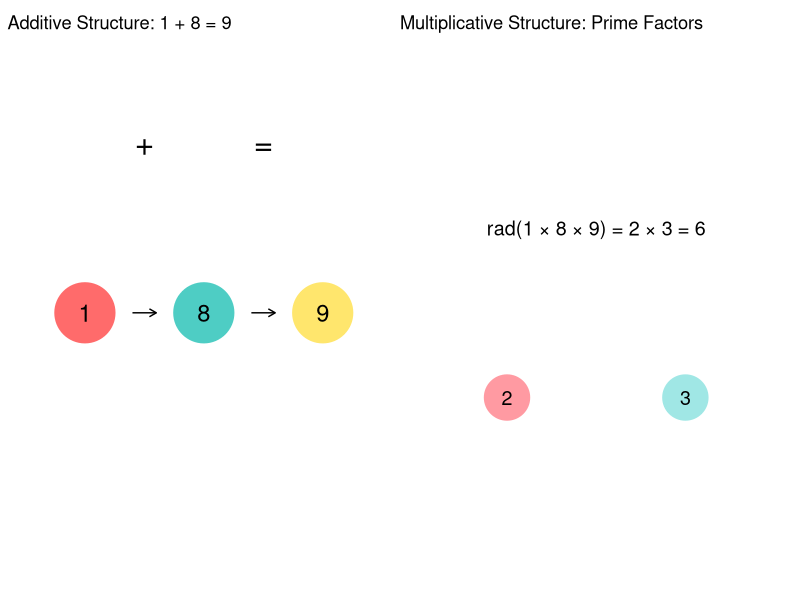
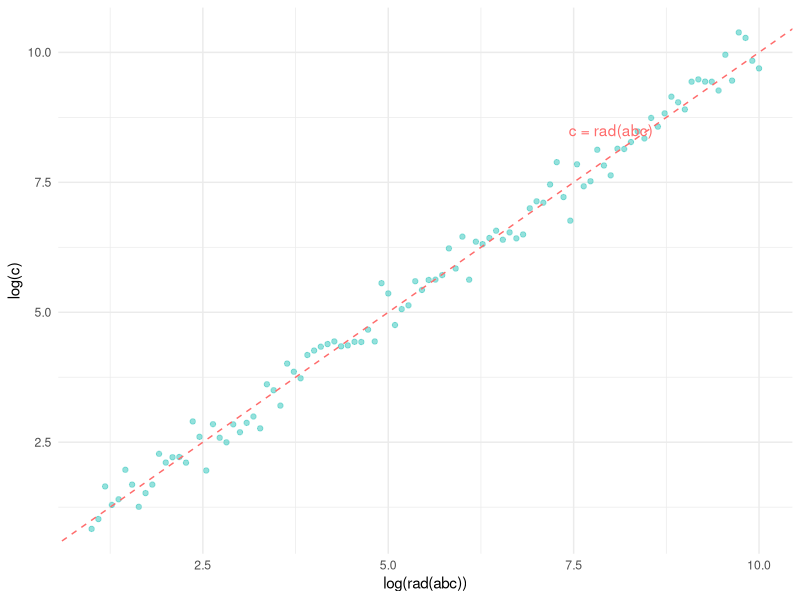
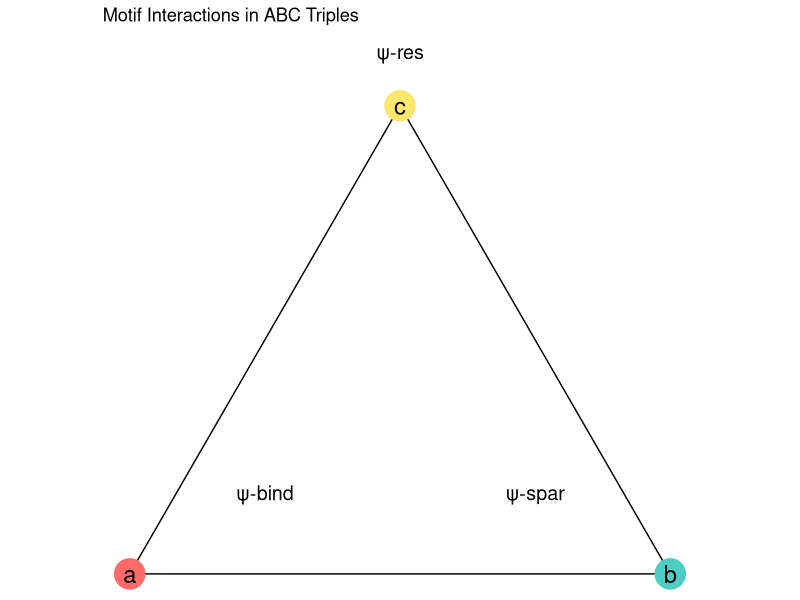
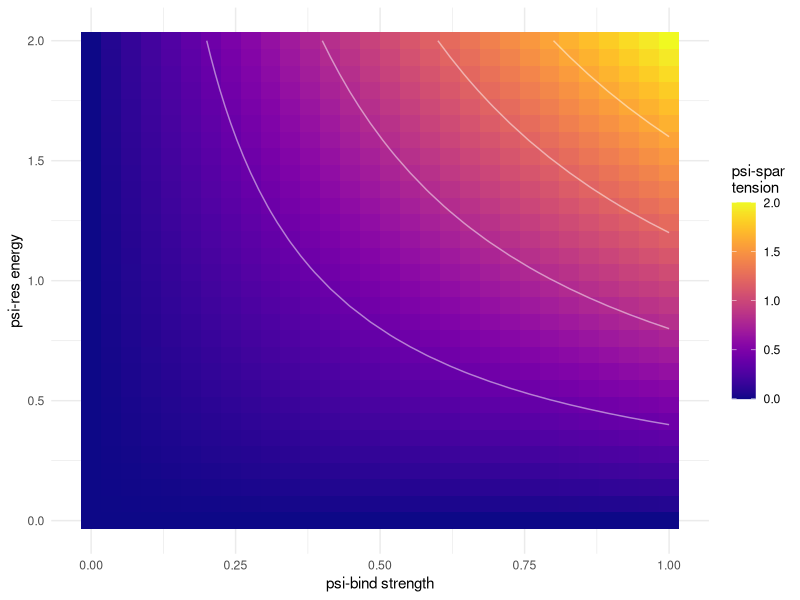
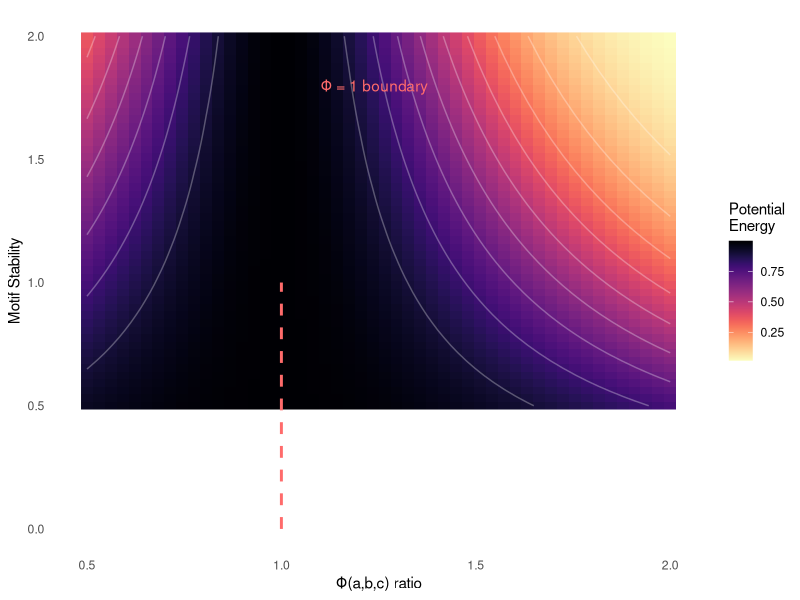
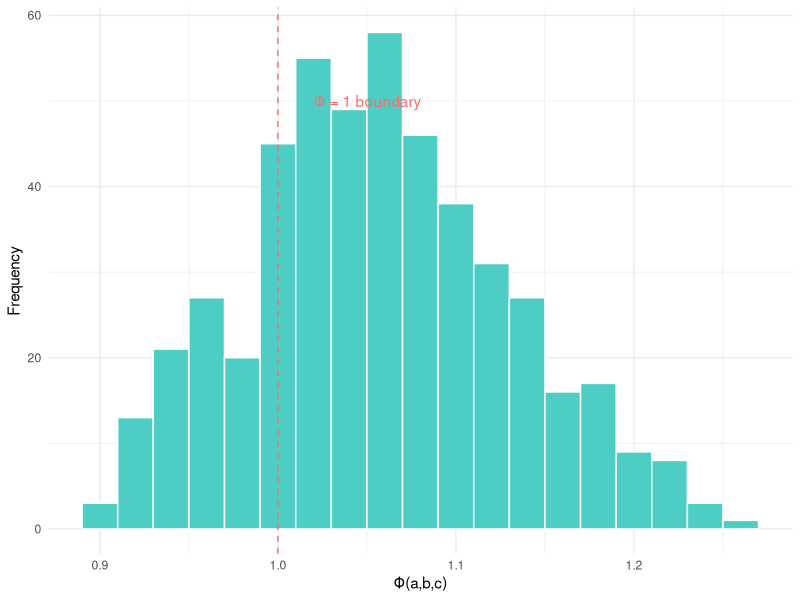
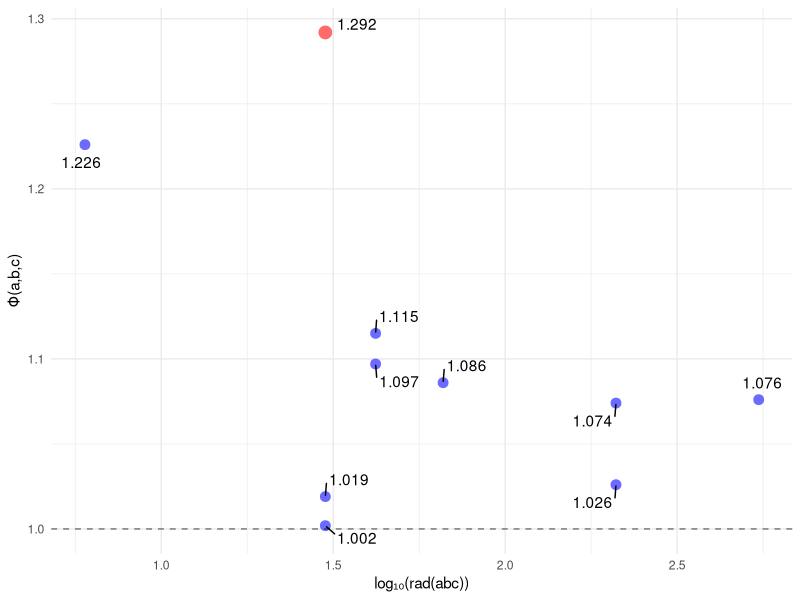
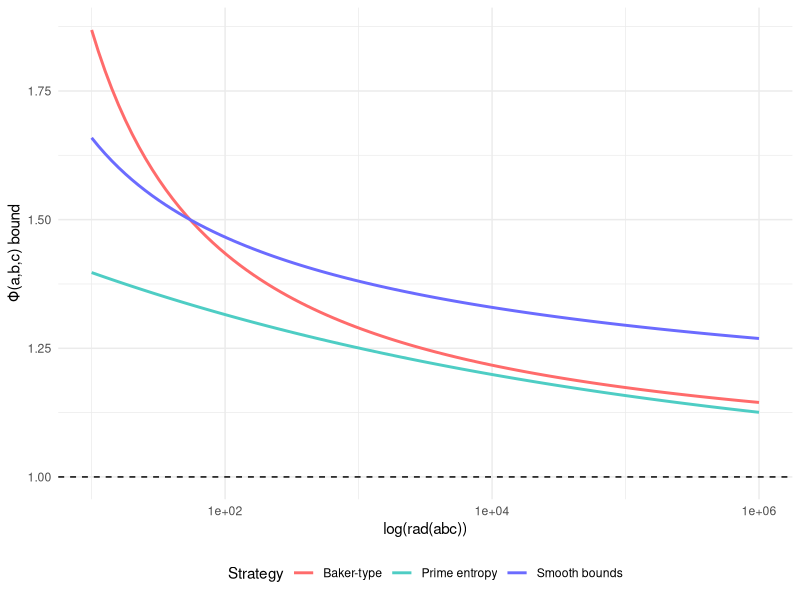

Reproduce these figures in R, in order.
## ---- chunk 1
library(ggplot2)
library(patchwork)

# Left panel: Additive structure (1 + 8 = 9)
additive_plot <- ggplot() +
  annotate("point", x = c(1, 2, 3), y = 1, 
           size = 20, color = c("#FF6B6B", "#4ECDC4", "#FFE66D")) +
  annotate("text", x = c(1, 2, 3), y = 1, 
           label = c("1", "8", "9"), size = 6) +
  annotate("segment", x = 1.4, y = 1, xend = 1.6, yend = 1,
           arrow = arrow(length = unit(0.2, "cm"))) +
  annotate("segment", x = 2.4, y = 1, xend = 2.6, yend = 1,
           arrow = arrow(length = unit(0.2, "cm"))) +
  annotate("text", x = 1.5, y = 1.2, label = "+", size = 8) +
  annotate("text", x = 2.5, y = 1.2, label = "=", size = 8) +
  xlim(0.5, 3.5) + ylim(0.7, 1.3) +
  theme_void() +
  ggtitle("Additive Structure: 1 + 8 = 9")

# Right panel: Multiplicative structure (rad(1×8×9) = 6)
multiplicative_plot <- ggplot() +
  annotate("text", x = 1.5, y = 1.5, 
           label = "rad(1 × 8 × 9) = 2 × 3 = 6", size = 5) +
  annotate("point", x = c(1, 2), y = c(1, 1), 
           size = 15, color = c("#FF9AA2", "#A0E7E5")) +
  annotate("text", x = c(1, 2), y = c(1, 1), 
           label = c("2", "3"), size = 5) +
  xlim(0.5, 2.5) + ylim(0.5, 2) +
  theme_void() +
  ggtitle("Multiplicative Structure: Prime Factors")

# Combine plots
additive_plot + multiplicative_plot
## ---- chunk 2
abc_triples <- data.frame(
  Triple = c("(1, 8, 9)", "(5, 27, 32)", "(1, 80, 81)"),
  Φ = c(1.226, 1.019, 1.292),
  rad_abc = c(6, 30, 30)
)
knitr::kable(abc_triples, 
             caption = "High-quality ABC triples and their Φ-values",
             align = 'c')
## ---- chunk 3
library(ggplot2)

# Create synthetic data
set.seed(123)
df <- data.frame(
  log_rad = seq(1, 10, length.out = 100),
  log_c = seq(1, 10, length.out = 100) + rnorm(100, sd = 0.3)
)

ggplot(df, aes(x = log_rad, y = log_c)) +
  geom_point(color = "#4ECDC4", alpha = 0.6) +
  geom_abline(slope = 1, intercept = 0, linetype = "dashed", color = "#FF6B6B") +
  annotate("text", x = 8, y = 8.5, label = "c = rad(abc)", color = "#FF6B6B") +
  labs(x = "log(rad(abc))", y = "log(c)") +
  theme_minimal()
## ---- chunk 4
library(ggplot2)

# Coordinates for triangle vertices
vertices <- data.frame(
  x = c(0, 1, 0.5),
  y = c(0, 0, sqrt(3)/2),
  label = c("a", "b", "c")
)

# Edge labels
edges <- data.frame(
  x = c(0.25, 0.5, 0.75),
  y = c(0.15, sqrt(3)/2 + 0.1, 0.15),
  label = c("ψ-bind", "ψ-res", "ψ-spar")
)

ggplot() +
  # Draw triangle
  geom_segment(aes(x = 0, y = 0, xend = 1, yend = 0)) +
  geom_segment(aes(x = 0, y = 0, xend = 0.5, yend = sqrt(3)/2)) +
  geom_segment(aes(x = 1, y = 0, xend = 0.5, yend = sqrt(3)/2)) +
  # Add vertices
  geom_point(data = vertices, aes(x, y), size = 10, 
             color = c("#FF6B6B", "#4ECDC4", "#FFE66D")) +
  geom_text(data = vertices, aes(x, y, label = label), size = 6) +
  # Add edge labels
  geom_text(data = edges, aes(x, y, label = label), size = 5) +
  coord_fixed() +
  theme_void() +
  ggtitle("Motif Interactions in ABC Triples")
## ---- chunk 5
library(ggplot2)
library(viridis)

# Create ASCII-only labels to ensure compatibility
psi_labels <- list(
  bind = "psi-bind",
  res = "psi-res", 
  spar = "psi-spar"
)

# Create phase space data
set.seed(123)
df <- expand.grid(
  bind_strength = seq(0, 1, length.out = 30),
  res_energy = seq(0, 2, length.out = 30)
)
df$spar_zone <- with(df, bind_strength * res_energy)

# Create plot with system default font
ggplot(df, aes(x = bind_strength, y = res_energy)) +
  geom_tile(aes(fill = spar_zone)) +
  geom_contour(aes(z = spar_zone), color = "white", alpha = 0.5, bins = 5) +
  scale_fill_viridis(option = "plasma", name = paste0(psi_labels$spar, "\ntension")) +
  labs(
    x = paste0(psi_labels$bind, " strength"),
    y = paste0(psi_labels$res, " energy")
  ) +
  theme_minimal() +
  theme(
    legend.position = "right",
    legend.key.height = unit(1, "cm")
  )
## ---- chunk 6
library(ggplot2)
library(viridis)

# Create potential surface data
x <- seq(0.5, 2, length.out = 50)
y <- seq(0.5, 2, length.out = 50)
df <- expand.grid(Phi = x, Stability = y)
df$Energy <- with(df, exp(-(Phi-1)^2 * Stability^2))

# Critical boundary line
boundary <- data.frame(Phi = c(1, 1), Energy = c(0, 1))

ggplot(df, aes(x = Phi, y = Stability)) +
  geom_raster(aes(fill = Energy)) +
  geom_contour(aes(z = Energy), color = "white", alpha = 0.3) +
  geom_line(data = boundary, aes(x = Phi, y = Energy), 
            color = "#FF6B6B", linetype = "dashed", linewidth = 1) +
  annotate("text", x = 1.1, y = 1.8, label = "Φ = 1 boundary", 
           color = "#FF6B6B", hjust = 0) +
  scale_fill_viridis(option = "magma", direction = -1, 
                    name = "Potential\nEnergy") +
  labs(x = "Φ(a,b,c) ratio", 
       y = "Motif Stability") +
  theme_minimal() +
  theme(legend.position = "right",
        panel.grid = element_blank())
## ---- chunk 7
abc_top <- data.frame(
  Triple = c("(2, 3¹⁰·109, 636587)", "(1, 80, 81)", "(1, 8, 9)", 
             "(5, 27, 32)", "(1, 48, 49)", "(1, 63, 64)", 
             "(1, 224, 225)", "(3, 125, 128)", "(1, 242, 243)", 
             "(1, 728, 729)"),
  Φ = c(1.0019, 1.292, 1.226, 1.019, 1.115, 1.097, 
        1.074, 1.026, 1.086, 1.076),
  rad_abc = c(2*3*109*636587, 30, 6, 30, 42, 42, 
              210, 30, 66, 546)
)

knitr::kable(abc_top, digits = 4,
             caption = "Highest known Φ-values for ABC triples",
             col.names = c("Triple (a,b,c)", "Φ", "rad(abc)"))
## ---- chunk 8
library(ggplot2)

# Simulated Φ-values (normally distributed below 1.3)
set.seed(123)
phi_values <- rnorm(500, mean = 1.05, sd = 0.08) |> 
  (\(x) x[x < 1.3 & x > 0.9])()

ggplot(data.frame(Φ = phi_values), aes(x = Φ)) +
  geom_histogram(binwidth = 0.02, fill = "#4ECDC4", color = "white") +
  geom_vline(xintercept = 1, linetype = "dashed", color = "#FF6B6B") +
  annotate("text", x = 1.02, y = 50, label = "Φ = 1 boundary", 
           color = "#FF6B6B", hjust = 0) +
  labs(x = "Φ(a,b,c)", y = "Frequency") +
  theme_minimal()
## ---- chunk 9
library(ggrepel)

# Create synthetic data resembling real ABC triples
set.seed(123)
abc_data <- data.frame(
  log_rad = log10(c(6, 30, 42, 210, 66, 546, 30, 30, 42, 210)),
  Φ = c(1.226, 1.292, 1.115, 1.074, 1.086, 1.076, 1.019, 1.0019, 1.097, 1.026)
)

highlight <- abc_data[which.max(abc_data$Φ), ]

ggplot(abc_data, aes(x = log_rad, y = Φ)) +
  geom_point(color = "#6B6BFF", size = 3) +
  geom_point(data = highlight, color = "#FF6B6B", size = 4) +
  geom_text_repel(aes(label = round(Φ, 3)), box.padding = 0.5) +
  geom_hline(yintercept = 1, linetype = "dashed", alpha = 0.5) +
  labs(x = "log₁₀(rad(abc))", y = "Φ(a,b,c)") +
  theme_minimal()
## ---- chunk 10
library(ggplot2)

# Simulate bounding behaviors
df <- data.frame(
  x = 10^seq(1, 6, length.out = 100),
  Baker = 1 + 2/log(10^seq(1, 6, length.out = 100)),
  Smooth = 1 + 1/sqrt(log(10^seq(1, 6, length.out = 100))),
  Prime = 1 + 0.5*exp(-0.1*log(10^seq(1, 6, length.out = 100)))
)

ggplot(df) +
  geom_line(aes(x, Baker, color = "Baker-type"), linewidth = 1) +
  geom_line(aes(x, Smooth, color = "Smooth bounds"), linewidth = 1) +
  geom_line(aes(x, Prime, color = "Prime entropy"), linewidth = 1) +
  geom_hline(yintercept = 1, linetype = "dashed") +
  scale_x_log10() +
  scale_color_manual(values = c("#FF6B6B", "#4ECDC4", "#6B6BFF")) +
  labs(x = "log(rad(abc))", y = "Φ(a,b,c) bound", color = "Strategy") +
  theme_minimal() +
  theme(legend.position = "bottom")
## ---- chunk 11
library(ggplot2)

# ASCII-safe labels
labels <- c("bind", "res", "spar")

ggplot() +
  # Arrows
  geom_segment(aes(x=1, y=1, xend=2, yend=1), arrow = arrow(length = unit(0.2, "cm"))) +
  geom_segment(aes(x=2, y=1, xend=3, yend=1), arrow = arrow(length = unit(0.2, "cm"))) +
  # Nodes
  geom_point(aes(x=1:3, y=rep(1,3)), size=10, color="#4ECDC4") +
  geom_text(aes(x=1:3, y=rep(1,3), label=paste0("ψ-", labels)), color="white", size=4) +
  # Differential labels
  geom_text(aes(x=1.5, y=1.1, label="d₁"), size=3.5) +
  geom_text(aes(x=2.5, y=1.1, label="d₂"), size=3.5) +
  theme_void() +
  xlim(0.5,3.5) + ylim(0.8,1.2)
## ---- chunk 12
library(ggplot2)

# Create obstruction surface
df <- expand.grid(
  x = seq(0, 1, length=30),
  y = seq(0, 1, length=30)
)
df$z <- sin(4*pi*df$x) * cos(4*pi*df$y)  # Obstruction measure

ggplot(df, aes(x, y)) +
  geom_tile(aes(fill = z)) +
  geom_contour(aes(z = z), color="white", alpha=0.5) +
  scale_fill_gradient2(low="#FF6B6B", mid="white", high="#4ECDC4",
                      limits=c(-1,1), name="Obstruction") +
  labs(x="Chain Coordinate", y="Prime Localization") +
  theme_minimal()
## ---- chunk 13
library(ggplot2)

# ASCII-safe labels
null_label <- "psi-null"
res_label <- "psi-res"

# Create n-ary expansion diagram
n <- 5
angles <- seq(0, 2*pi, length.out = n + 1)[-(n + 1)]
coords <- data.frame(
  x = c(0, cos(angles)),
  y = c(0, sin(angles)),
  type = rep(c("core", "node"), c(1, n))
)

ggplot(coords, aes(x, y)) +
  # Edges
  geom_segment(
    data = coords[-1, ], 
    aes(xend = 0, yend = 0), 
    color = "#4ECDC4", 
    alpha = 0.5
  ) +
  # Nodes
  geom_point(
    aes(color = type), 
    size = c(10, rep(7, n))
  ) +
  scale_color_manual(values = c("#FF6B6B", "#6B6BFF")) +
  # Labels
  geom_text(
    data = coords[1, ], 
    aes(label = null_label), 
    color = "white", 
    size = 4
  ) +
  geom_text(
    data = coords[-1, ], 
    aes(label = paste0(res_label, "_", 1:n)), 
    color = "white", 
    size = 3
  ) +
  # Expansion arrow
  annotate(
    "segment", 
    x = 0.5, xend = 1.5, 
    y = 1.3, yend = 1.3,
    arrow = arrow(length = unit(0.2, "cm")), 
    color = "#FF6B6B"
  ) +
  annotate(
    "text", 
    x = 1, y = 1.4, 
    label = "n-ary generalization", 
    size = 3.5
  ) +
  coord_fixed() +
  theme_void() +
  theme(legend.position = "none")
